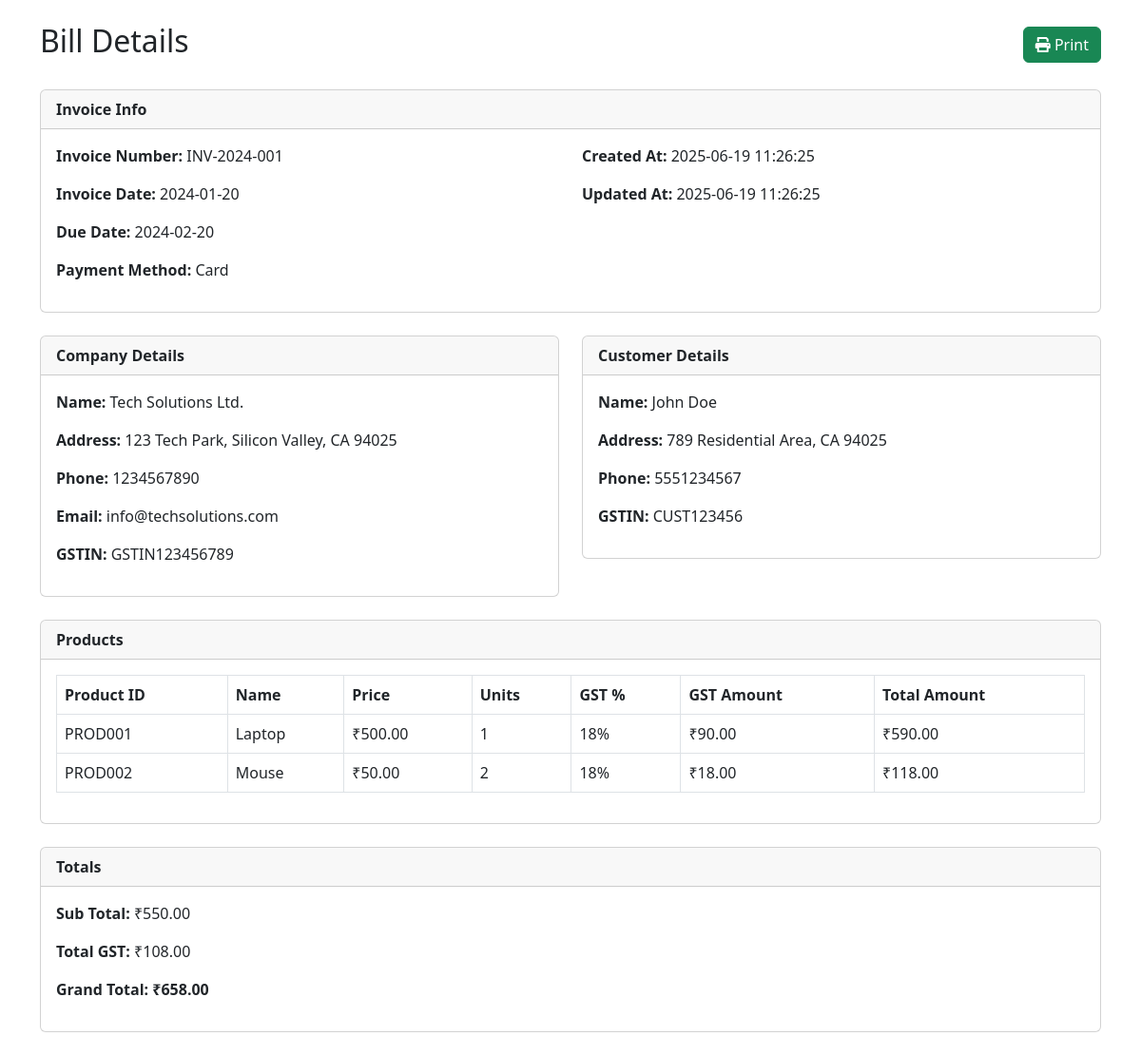
Screenshot of /view_bill.php?id=1 with the database file from the repository.
### tables this page shows
CREATE TABLE bill_details (
    id INT AUTO_INCREMENT PRIMARY KEY,
    invoice_number VARCHAR(50) NOT NULL UNIQUE,
    invoice_date DATE NOT NULL,
    due_date DATE,
    
     
    company_name VARCHAR(255) NOT NULL,
    company_address TEXT NOT NULL,
    company_phone VARCHAR(20) NOT NULL,
    company_email VARCHAR(255) NOT NULL,
    company_gstin VARCHAR(50),
    
     
    customer_name VARCHAR(255) NOT NULL,
    customer_address TEXT NOT NULL,
    customer_phone VARCHAR(20) NOT NULL,
    customer_gstin VARCHAR(50),
    
     
    payment_method VARCHAR(50) NOT NULL,
    
     
    products JSON NOT NULL,
    
     
    sub_total DECIMAL(10,2) NOT NULL,
    total_gst DECIMAL(10,2) NOT NULL,
    grand_total DECIMAL(10,2) NOT NULL,
    
     
    created_at TIMESTAMP DEFAULT CURRENT_TIMESTAMP,
    updated_at TIMESTAMP DEFAULT CURRENT_TIMESTAMP ON UPDATE CURRENT_TIMESTAMP,
    
     
    INDEX idx_invoice_number (invoice_number),
    INDEX idx_invoice_date (invoice_date),
    INDEX idx_company_name (company_name),
    INDEX idx_customer_name (customer_name)
);

### view_bill.php (the view, shortened to what this page needs)
<?php
$host = 'localhost';
$dbname = 'astra_billing_system';
$username = 'root';
$password = '';
try {
    $pdo = new PDO("mysql:host=$host;dbname=$dbname", $username, $password);
    $pdo->setAttribute(PDO::ATTR_ERRMODE, PDO::ERRMODE_EXCEPTION);
} catch (PDOException $e) {
    die("Database connection failed: " . $e->getMessage());
}
$id = (int)$_GET['id'];
$stmt = $pdo->prepare("SELECT * FROM bill_details WHERE id = ?");
$stmt->execute([$id]);
$bill = $stmt->fetch(PDO::FETCH_ASSOC);
$products = json_decode($bill['products'], true);
?>
<!DOCTYPE html>
<html lang="en">
<head>
    <link href="https://cdn.jsdelivr.net/npm/bootstrap@5.3.0/dist/css/bootstrap.min.css" rel="stylesheet">
    <link rel="stylesheet" href="https://cdnjs.cloudflare.com/ajax/libs/font-awesome/6.0.0/css/all.min.css">
</head>
<body>
<div class="container mt-4">
    <div class="d-flex justify-content-between align-items-center mb-4">
        <h2>Bill Details</h2>
        <div>
            <a href="print_bill.php?id=<?php echo $bill['id']; ?>" class="btn btn-success" target="_blank"><i class="fas fa-print"></i> Print</a>
        </div>
    </div>
    <div class="card mb-4">
        <div class="card-header"><strong>Invoice Info</strong></div>
        <div class="card-body row">
            <div class="col-md-6">
                <p><strong>Invoice Number:</strong> <?php echo htmlspecialchars($bill['invoice_number']); ?></p>
                <p><strong>Invoice Date:</strong> <?php echo htmlspecialchars($bill['invoice_date']); ?></p>
                <p><strong>Due Date:</strong> <?php echo htmlspecialchars($bill['due_date']); ?></p>
                <p><strong>Payment Method:</strong> <?php echo htmlspecialchars($bill['payment_method']); ?></p>
            </div>
            <div class="col-md-6">
                <p><strong>Created At:</strong> <?php echo htmlspecialchars($bill['created_at']); ?></p>
                <p><strong>Updated At:</strong> <?php echo htmlspecialchars($bill['updated_at']); ?></p>
            </div>
        </div>
    </div>
    <div class="row mb-4">
        <div class="col-md-6">
            <div class="card">
                <div class="card-header"><strong>Company Details</strong></div>
                <div class="card-body">
                    <p><strong>Name:</strong> <?php echo htmlspecialchars($bill['company_name']); ?></p>
                    <p><strong>Address:</strong> <?php echo nl2br(htmlspecialchars($bill['company_address'])); ?></p>
                    <p><strong>Phone:</strong> <?php echo htmlspecialchars($bill['company_phone']); ?></p>
                    <p><strong>Email:</strong> <?php echo htmlspecialchars($bill['company_email']); ?></p>
                    <p><strong>GSTIN:</strong> <?php echo htmlspecialchars($bill['company_gstin']); ?></p>
                </div>
            </div>
        </div>
        <div class="col-md-6">
            <div class="card">
                <div class="card-header"><strong>Customer Details</strong></div>
                <div class="card-body">
                    <p><strong>Name:</strong> <?php echo htmlspecialchars($bill['customer_name']); ?></p>
                    <p><strong>Address:</strong> <?php echo nl2br(htmlspecialchars($bill['customer_address'])); ?></p>
                    <p><strong>Phone:</strong> <?php echo htmlspecialchars($bill['customer_phone']); ?></p>
                    <p><strong>GSTIN:</strong> <?php echo htmlspecialchars($bill['customer_gstin']); ?></p>
                </div>
            </div>
        </div>
    </div>
    <div class="card mb-4">
        <div class="card-header"><strong>Products</strong></div>
        <div class="card-body">
            <div class="table-responsive">
                <table class="table table-bordered">
                    <thead>
                        <tr>
                            <th>Product ID</th>
                            <th>Name</th>
                            <th>Price</th>
                            <th>Units</th>
                            <th>GST %</th>
                            <th>GST Amount</th>
                            <th>Total Amount</th>
                        </tr>
                    </thead>
                    <tbody>
                    <?php foreach ($products as $product): ?>
                        <tr>
                            <td><?php echo htmlspecialchars($product['product_id']); ?></td>
                            <td><?php echo htmlspecialchars($product['name']); ?></td>
                            <td>₹<?php echo number_format($product['price'], 2); ?></td>
                            <td><?php echo htmlspecialchars($product['units']); ?></td>
                            <td><?php echo htmlspecialchars($product['gst_percentage']); ?>%</td>
                            <td>₹<?php echo number_format($product['gst_amount'], 2); ?></td>
                            <td>₹<?php echo number_format($product['total_amount'], 2); ?></td>
                        </tr>
                    <?php endforeach; ?>
                    </tbody>
                </table>
            </div>
        </div>
    </div>
    <div class="card mb-4">
        <div class="card-header"><strong>Totals</strong></div>
        <div class="card-body">
            <p><strong>Sub Total:</strong> ₹<?php echo number_format($bill['sub_total'], 2); ?></p>
            <p><strong>Total GST:</strong> ₹<?php echo number_format($bill['total_gst'], 2); ?></p>
            <p><strong>Grand Total:</strong> <span class="fw-bold">₹<?php echo number_format($bill['grand_total'], 2); ?></span></p>
        </div>
    </div>
</div>
</body>
</html>

### rows the page displays
bill_details: invoice_number "INV-2024-001", invoice_date "2024-01-20", due_date "2024-02-20", payment_method "Card", created_at "2025-06-19 11:26:25", updated_at "2025-06-19 11:26:25", company_name "Tech Solutions Ltd.", company_address "123 Tech Park, Silicon Valley, CA 94025", company_phone "1234567890", company_email "info@techsolutions.com", company_gstin "GSTIN123456789", customer_name "John Doe", customer_address "789 Residential Area, CA 94025", customer_phone "5551234567", customer_gstin "CUST123456", sub_total "550.00", total_gst "108.00", grand_total "658.00"

### other values shown
$product['product_id'] "PROD001"
$product['name'] "Laptop"
$product['price'] "500.00"
$product['units'] "1"
$product['gst_percentage'] "18"
$product['gst_amount'] "90.00"
$product['total_amount'] "590.00"
$product['product_id'] "PROD002"
$product['name'] "Mouse"
$product['price'] "50.00"
$product['units'] "2"
$product['gst_amount'] "18.00"
$product['total_amount'] "118.00"
